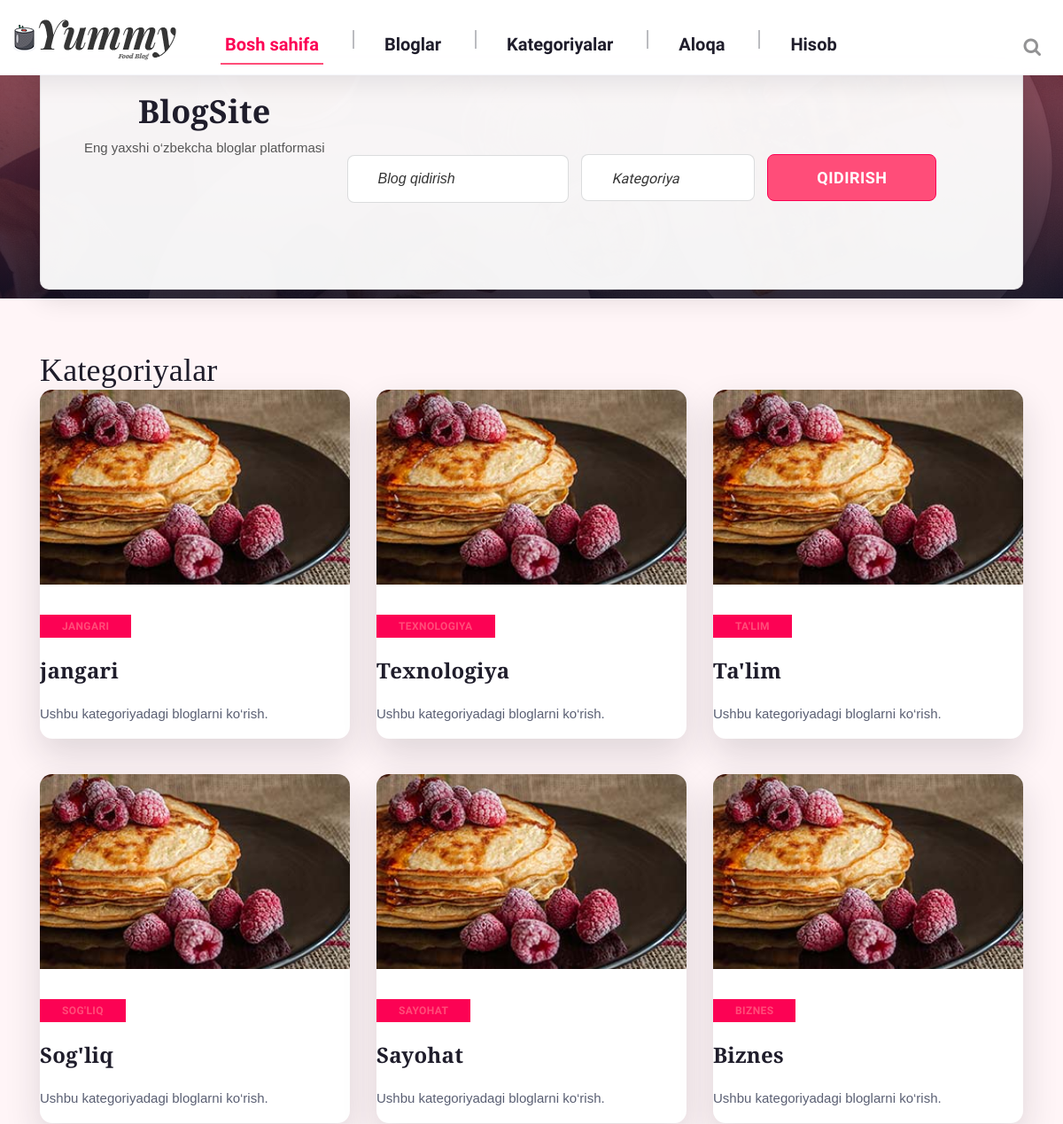
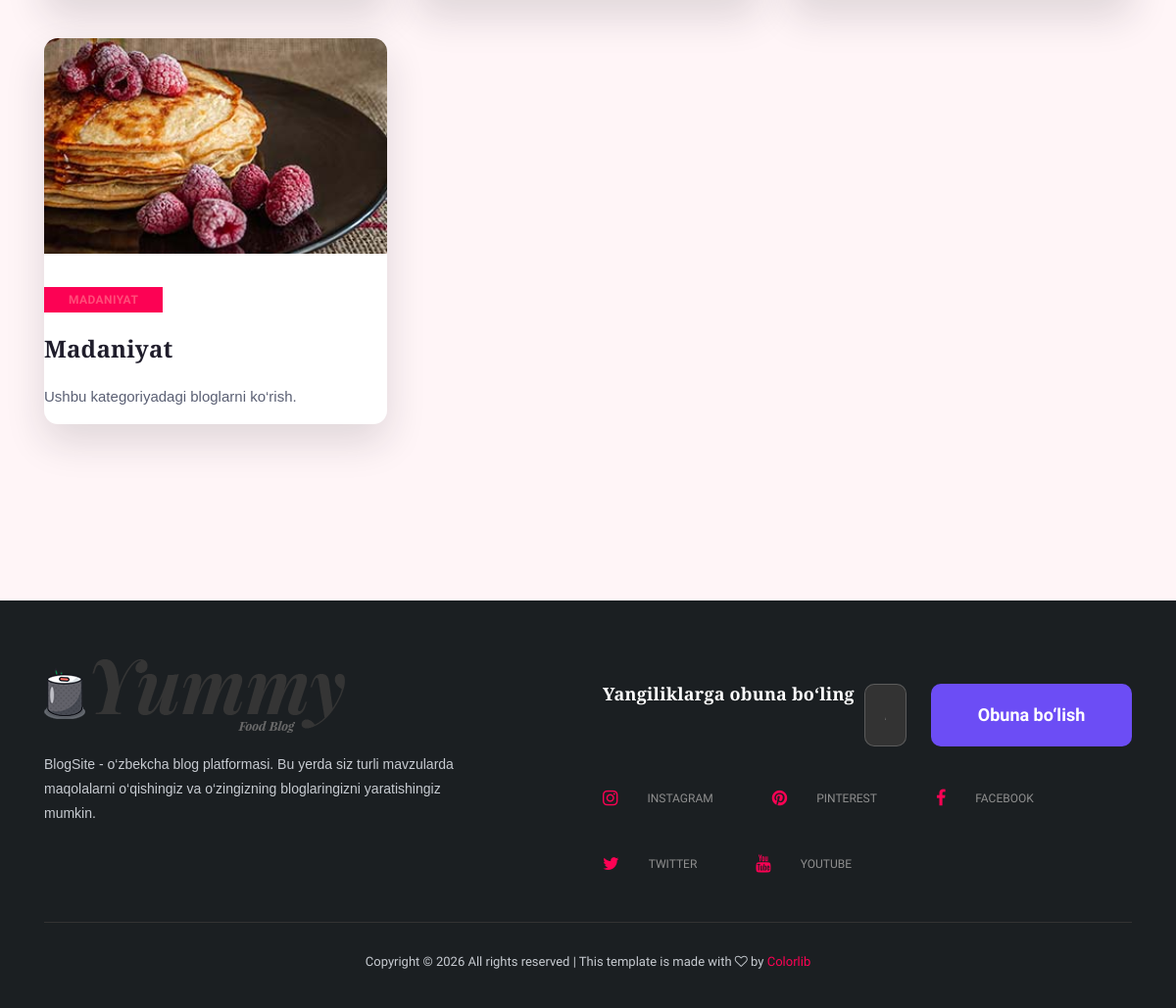
Page /categories/ on the committed database (2 pictures, top to bottom).
### apps/models.py (models this page shows, shortened)
class Category(models.Model):
    name = models.CharField(max_length=100)
    description = models.TextField(blank=True)
    image = models.ImageField(upload_to='category_images/', blank=True, null=True)

### apps/views.py (the view)
# urls.py: path('categories/', categories_page, name='categories'),
def categories_page(request):
    categories = Category.objects.all()
    context = {
        'categories': categories,
    }
    return render(request, 'categories.html', context)

### templates/categories.html
{% extends 'base.html' %}
{% load static %}
{% block content %}
    <section class="recipe-section spad">
        <div class="container">
            <div class="row">
                <div class="col-lg-12">
                    <div class="section-title">
                        <h2>Kategoriyalar</h2>
                    </div>
                </div>
            </div>
            <div class="row">
                {% if categories %}
                    {% for category in categories %}
                        <div class="col-lg-4 col-sm-6">
                            <div class="recipe-item">
                                <a href="{% url 'category_detail' category.pk %}">
                                    {% if category.image %}
                                        <img src="{{ category.image.url }}" alt="{{ category.name }}">
                                    {% else %}
                                        <img src="{% static 'img/recipe-1.jpg' %}" alt="{{ category.name }}">
                                    {% endif %}
                                </a>
                                <div class="ri-text">
                                    <div class="cat-name">{{ category.name }}</div>
                                    <a href="{% url 'category_detail' category.pk %}">
                                        <h4>{{ category.name }}</h4>
                                    </a>
                                    <p>{{ category.description|default:"Ushbu kategoriyadagi bloglarni ko‘rish."|truncatewords:20 }}</p>
                                </div>
                            </div>
                        </div>
                    {% endfor %}
                {% else %}
                    <div class="col-lg-12">
                        <p style="text-align: center; font-size: 18px;">Kategoriya yo‘q.</p>
                    </div>
                {% endif %}
            </div>
        </div>
    </section>
{% endblock content %}

### static/css/style.css (style rules this page uses)
html, body { height: 100%; font-family: "PT Sans", sans-serif; -webkit-font-smoothing: antialiased; font-smoothing: antialiased; background: none; }
h1, h2, h3, h4, h5, h6 { margin: 0; color: #353535; font-weight: 400; font-family: "PT Sans", sans-serif; }
h2 { font-size: 36px; }
h4 { font-size: 24px; }
p { font-size: 15px; color: #353535; font-family: "PT Sans", sans-serif; font-weight: 400; line-height: 27px; margin: 0 0 15px 0; }
img { max-width: 100%; }
.spad { padding-top: 100px; padding-bottom: 100px; }
.recipe-item { margin-bottom: 40px; }
.recipe-item a { display: block; margin-bottom: 34px; }
.recipe-item a img { min-width: 100%; }
.recipe-item .ri-text .cat-name { color: #fff; background: #FC0254; display: inline-block; font-size: 12px; font-weight: 700; text-transform: uppercase; padding: 4px 25px 4px 25px; }
.recipe-item .ri-text a { margin-bottom: 20px; margin-top: 23px; }
.recipe-item .ri-text a h4 { font-weight: 700; }
.recipe-section { padding-bottom: 160px; }
.spad { padding: 60px 0; }
:root { --bs-bg: #fff5f7; --bs-surface: #ffffff; --bs-text: #1f1d2b; --bs-muted: #5a5f73; --bs-accent: #ff4d79; --bs-accent-2: #6c4df5; --bs-shadow: 0 18px 40px rgba(31, 29, 43, 0.14); }
html, body { background: var(--bs-bg); font-family: "Source Sans 3", sans-serif; color: var(--bs-text); }
h1, h2, h3, h4, h5, h6 { font-family: "Playfair Display", serif; color: var(--bs-text); letter-spacing: 0.2px; }
p { color: var(--bs-muted); }
.recipe-item { border-radius: 14px; overflow: hidden; box-shadow: var(--bs-shadow); transition: transform 0.2s ease, box-shadow 0.2s ease; background: var(--bs-surface); }
.recipe-item a img { height: 220px; object-fit: cover; }
.recipe-item .ri-text .cat-name { color: var(--bs-accent); font-weight: 700; letter-spacing: 0.4px; }
.recipe-item .ri-text a h4 { color: var(--bs-text); }

### rows in the picture
Category: name "JANGARI", name "jangari", description "Ushbu kategoriyadagi bloglarni ko‘rish."
Category: name "TEXNOLOGIYA", name "Texnologiya", description "Ushbu kategoriyadagi bloglarni ko‘rish."
Category: name "TA'LIM", name "Ta'lim", description "Ushbu kategoriyadagi bloglarni ko‘rish."
Category: name "SOG'LIQ", name "Sog'liq", description "Ushbu kategoriyadagi bloglarni ko‘rish."
Category: name "SAYOHAT", name "Sayohat", description "Ushbu kategoriyadagi bloglarni ko‘rish."
Category: name "BIZNES", name "Biznes", description "Ushbu kategoriyadagi bloglarni ko‘rish."
Category: name "MADANIYAT", name "Madaniyat", description "Ushbu kategoriyadagi bloglarni ko‘rish."
